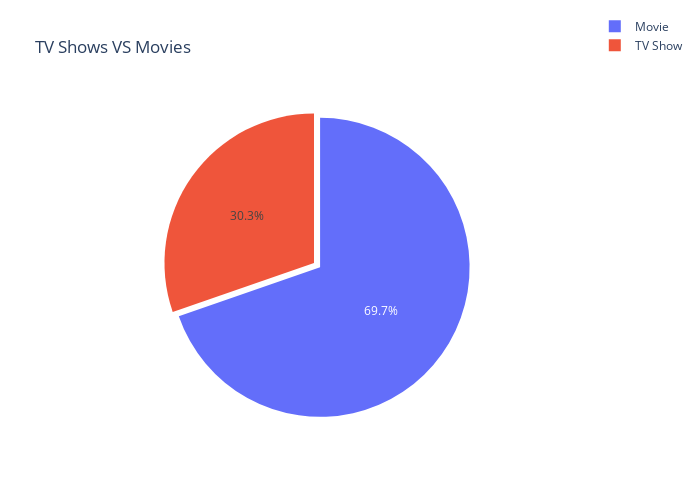

Here is the notebook cell this chart was saved with:
### Markdown cell above
1 .Analysis of Movies vs TV Shows.

### Code cell
group_netflix=netflix.type.value_counts()

# Use `hole` to create a donut-like pie chart

trace=go.Pie(labels=group_netflix.index,values=group_netflix.values,pull=[0.05]) # Actual Data

layout = go.Layout(title="TV Shows VS Movies", height=400, legend=dict(x=1.1, y=1.3)) # layout for data

fig = go.Figure(data=[trace],layout=layout)

fig.update_layout(height=500,width=700)
fig.show()

### Figure 1 — Plotly figure (JSON) as saved in the notebook; plotly's stock layout.template omitted (floating-point values rounded to 4 significant figures)
{"data": [{"labels": ["Movie", "TV Show"], "pull": [0.05], "type": "pie", "values": [6126, 2664]}], "layout": {"height": 500, "legend": {"x": 1.1, "y": 1.3}, "title": {"text": "TV Shows VS Movies"}, "width": 700}}
